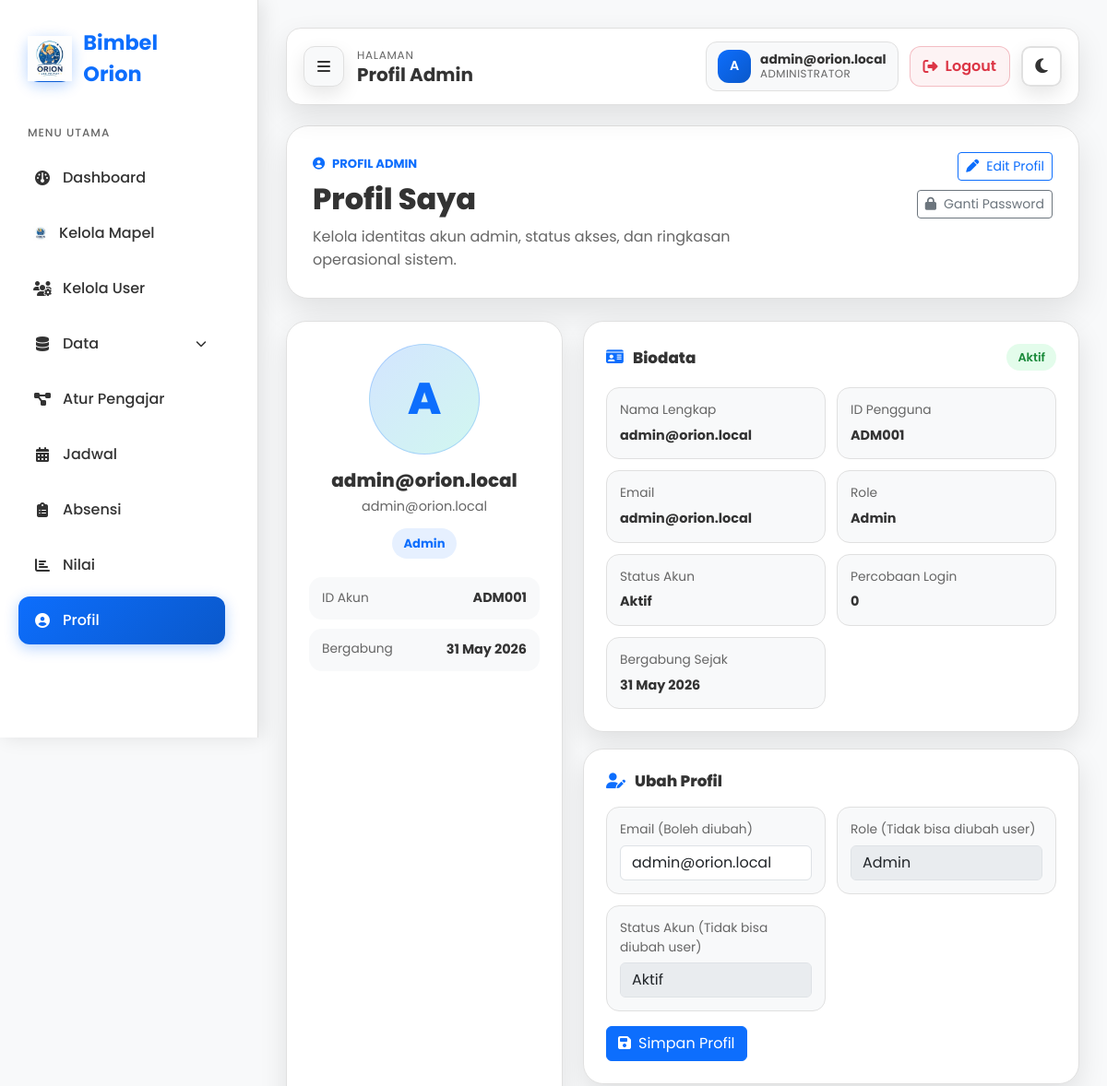
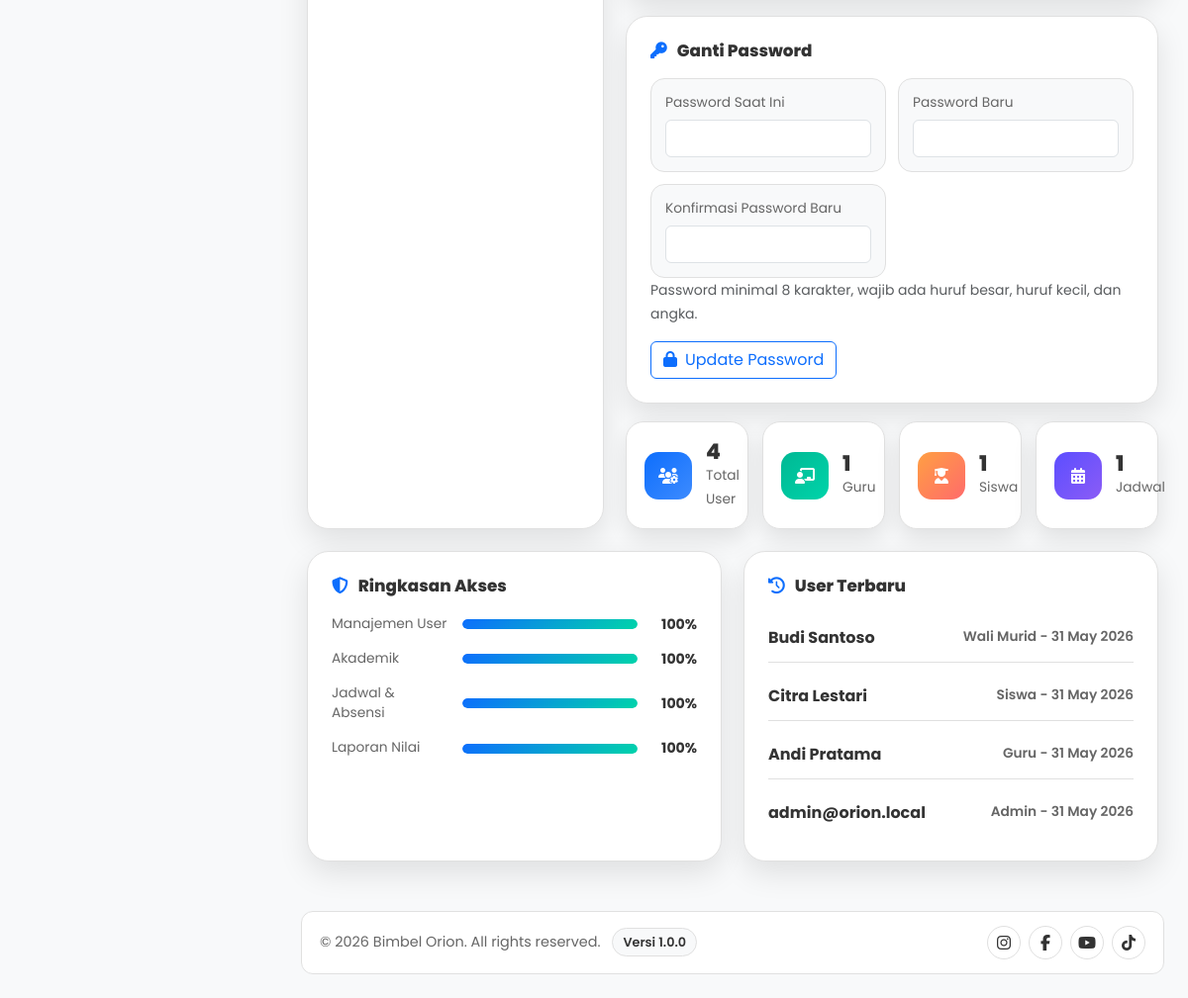
Page /index.php?page=admin-profil (signed in) on the committed database (2 pictures, top to bottom).
### tables this page shows
CREATE TABLE users (
  id CHAR(6) NOT NULL,
  email VARCHAR(191) NOT NULL,
  password VARCHAR(255) NOT NULL,
  role ENUM('admin','guru','siswa','wali_murid') NOT NULL,
  is_locked TINYINT(1) NOT NULL DEFAULT 0,
  attempts INT UNSIGNED NOT NULL DEFAULT 0,
  created_at TIMESTAMP NOT NULL DEFAULT CURRENT_TIMESTAMP,
  PRIMARY KEY (id),
  UNIQUE KEY uk_users_email (email),
  KEY idx_users_role (role)
);

### views/profile/index.php (the view, shortened to what the rows shown need)
<?php
require __DIR__ . '/../layouts/header.php';
require_once __DIR__ . '/../../helpers/RoleHelper.php';
$role = normalizeRole((string)($role ?? ($_SESSION['role'] ?? '')));
$profile = $profile ?? [];
$displayName = trim((string)($profile['nama'] ?? $_SESSION['nama'] ?? 'Pengguna'));
$email = (string)($profile['email'] ?? $_SESSION['email'] ?? '-');
$isLocked = (int)($profile['is_locked'] ?? 0) === 1;
$statusLabel = $isLocked ? 'Terkunci' : 'Aktif';
function profileValue(mixed $value, string $fallback = '-'): string
{
  $text = trim((string)($value ?? ''));
  return $text !== '' ? $text : $fallback;
}
function profileDate(mixed $value): string
{
  $text = trim((string)($value ?? ''));
  $timestamp = strtotime($text);
  return $timestamp ? date('d M Y', $timestamp) : $text;
}
$detailItems = match ($role) {
  'guru' => [
    'Nama Lengkap' => $displayName,
    'ID Guru' => profileValue($profile['id'] ?? ''),
    'Email' => $email,
    'Nomor HP' => profileValue($profile['no_telp'] ?? ''),
    'Mata Pelajaran' => profileValue($profile['mapel_nama'] ?? ''),
    'Alamat' => profileValue($profile['alamat'] ?? ''),
    'Bio' => profileValue($profile['bio'] ?? 'Belum ada bio.'),
    'Status Akun' => $statusLabel,
  ],
  'siswa' => [
    'Nama Lengkap' => $displayName,
    'ID Siswa' => profileValue($profile['id'] ?? ''),
    'Email' => $email,
    'Nomor HP' => profileValue($profile['no_telp'] ?? ''),
    'Kelas Sekolah' => profileValue($profile['kelas_sekolah'] ?? ''),
    'Asal Sekolah' => profileValue($profile['asal_sekolah'] ?? ''),
    'Wali Murid' => profileValue($profile['wali_nama'] ?? ''),
    'Alamat' => profileValue($profile['alamat'] ?? ''),
  ],
  'wali_murid' => [
    'Nama Lengkap' => $displayName,
    'ID Wali' => profileValue($profile['id'] ?? ''),
    'Email' => $email,
    'Nomor HP' => profileValue($profile['no_telp'] ?? ''),
    'Hubungan' => profileValue($profile['hubungan'] ?? ''),
    'Pekerjaan' => profileValue($profile['pekerjaan'] ?? ''),
    'Alamat' => profileValue($profile['alamat'] ?? ''),
    'Status Akun' => $statusLabel,
  ],
  default => [
    'Nama Lengkap' => $displayName,
    'ID Pengguna' => profileValue($profile['id'] ?? ''),
    'Email' => $email,
    'Role' => roleLabel($role),
    'Status Akun' => $statusLabel,
    'Percobaan Login' => (string)(int)($profile['attempts'] ?? 0),
    'Bergabung Sejak' => profileDate($profile['created_at'] ?? ''),
  ],
};
?>
<div class="dashboard-container">
  <?php require __DIR__ . '/../layouts/sidebar.php'; ?>
  <main class="main-content">
    <?php require __DIR__ . '/../layouts/dashboard-navbar.php'; ?>
    <section class="profile-hero animate-fade-in">
      <div>
        <h1>Profil Saya</h1>
      </div>
    </section>
    <section class="profile-layout animate-fade-in delay-1">
      <aside class="profile-panel profile-identity">
        <div class="profile-avatar">
          <?php if (!empty($profile['foto_path'])): ?>
            <img src="<?= htmlspecialchars((string)$profile['foto_path']) ?>" alt="Foto profil">
          <?php else: ?>
            <span><?= htmlspecialchars($initial) ?></span>
          <?php endif; ?>
        </div>
        <h2><?= htmlspecialchars($displayName) ?></h2>
        <p><?= htmlspecialchars($email) ?></p>
        <span class="profile-role-badge"><?= htmlspecialchars(roleLabel($role)) ?></span>
        <div class="profile-meta-list">
          <div><span>ID Akun</span><strong><?= htmlspecialchars(profileValue($profile['id'] ?? '')) ?></strong></div>
          <div><span>Bergabung</span><strong><?= htmlspecialchars(profileDate($profile['created_at'] ?? '')) ?></strong></div>
        </div>
      </aside>
      <div class="profile-main">
        <section class="profile-panel">
          <div class="profile-section-head">
            <h3><i class="fas fa-id-card"></i> Biodata</h3>
            <span class="badge-status <?= $isLocked ? 'badge-terkunci' : 'badge-aktif' ?>"><?= htmlspecialchars($statusLabel) ?></span>
          </div>
          <div class="profile-detail-grid">
            <?php foreach ($detailItems as $label => $value): ?>
              <div class="profile-detail-item">
                <span><?= htmlspecialchars($label) ?></span>
                <strong><?= htmlspecialchars(profileValue($value)) ?></strong>
              </div>
            <?php endforeach; ?>
          </div>
        </section>
        <section id="form-profil" class="profile-panel">
          <form method="post" action="index.php?page=<?= htmlspecialchars($activePage) ?>">
            <div class="profile-detail-grid">
              <div class="profile-detail-item">
                <span>Email (Boleh diubah)</span>
                <input type="email" class="form-control" name="email" value="<?= htmlspecialchars($email) ?>" required>
              </div>
              <?php if ($role === 'guru'): ?>
                <div class="profile-detail-item">
                  <span>Mata Pelajaran (Tidak bisa diubah user)</span>
                  <input type="text" class="form-control" value="<?= htmlspecialchars((string)($profile['mapel_nama'] ?? '-')) ?>" disabled>
                </div>
                <div class="profile-detail-item">
                  <span>Bio (Boleh diubah)</span>
                  <textarea class="form-control" name="bio" rows="3"><?= htmlspecialchars((string)($profile['bio'] ?? '')) ?></textarea>
                </div>
              <?php else: ?>
                <div class="profile-detail-item">
                  <span>Role (Tidak bisa diubah user)</span>
                  <input type="text" class="form-control" value="<?= htmlspecialchars(roleLabel($role)) ?>" disabled>
                </div>
                <div class="profile-detail-item">
                  <span>Status Akun (Tidak bisa diubah user)</span>
                  <input type="text" class="form-control" value="<?= htmlspecialchars($statusLabel) ?>" disabled>
                </div>
              <?php endif; ?>
            </div>
          </form>
        </section>
      </div>
    </section>
    <?php if ($role === 'admin'): ?>
      <section class="profile-bottom-grid animate-fade-in delay-2">
        <div class="profile-panel">
          <div class="profile-mini-table">
            <?php foreach (($recentUsers ?? []) as $user): ?>
              <div>
                <span><?= htmlspecialchars(profileValue($user['nama'] ?? '')) ?></span>
                <strong><?= htmlspecialchars(roleLabel((string)($user['role'] ?? ''))) ?> - <?= htmlspecialchars(profileDate($user['created_at'] ?? '')) ?></strong>
              </div>
            <?php endforeach; ?>
          </div>
        </div>
      </section>
    <?php endif; ?>
  </main>
</div>
<?php require __DIR__ . '/../layouts/footer.php'; ?>

### rows in the picture
users: email "admin@orion.local", id "ADM001", created_at "31 May 2026", is_locked "Aktif", nama "admin@orion.local", role "Admin"
users: nama "Budi Santoso", role "Wali Murid", created_at "31 May 2026"
users: nama "Citra Lestari", role "Siswa", created_at "31 May 2026"
users: nama "Andi Pratama", role "Guru", created_at "31 May 2026"

### other values in the picture
$menu['label'] "Dashboard"
$menu['label'] "Kelola Mapel"
$menu['label'] "Kelola User"
$menu['label'] "Data"
$menu['label'] "Atur Pengajar"
$menu['label'] "Jadwal"
$menu['label'] "Absensi"
$menu['label'] "Nilai"
$menu['label'] "Profil"
$pageHeading "Profil Admin"
$initial "A"
$nama "admin@orion.local"
$roleLabel "ADMINISTRATOR"
roleLabel($role) "ADMIN"
$roleCopy "Kelola identitas akun admin, status akses, dan ringkasan operasional sistem."
